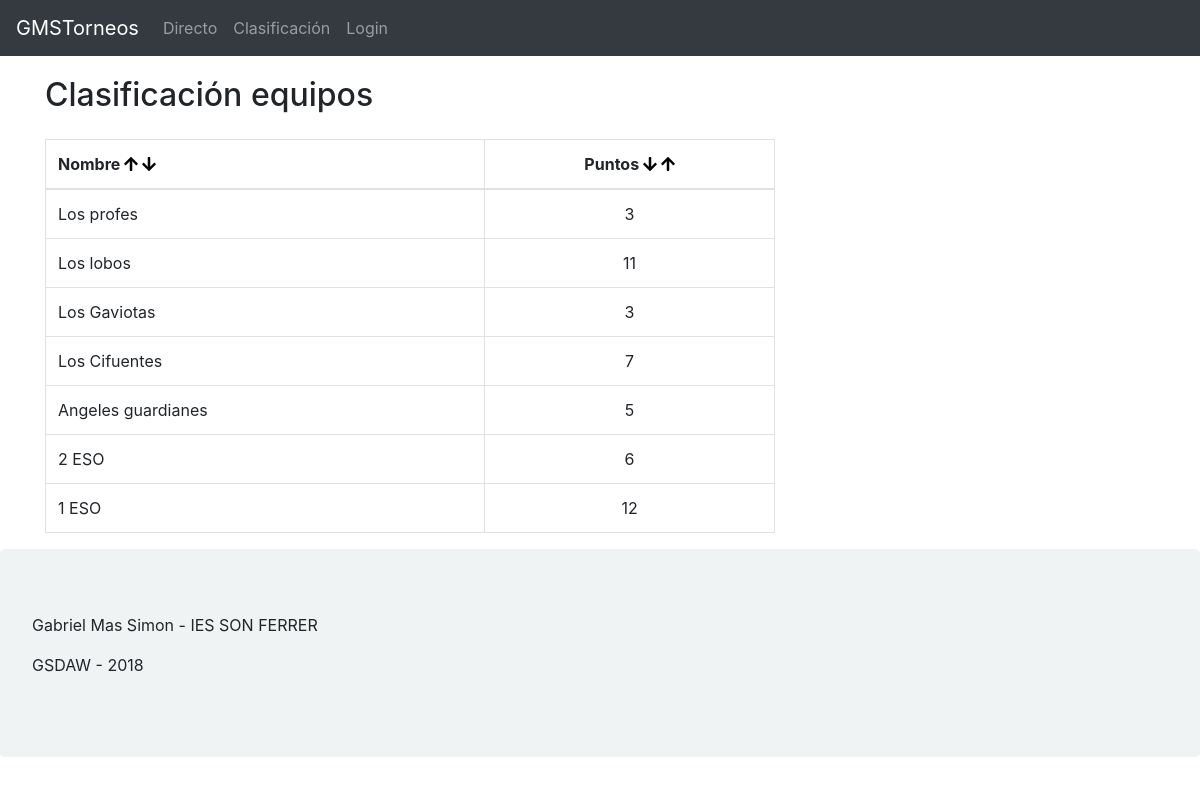
The app's page /index.php?controller=equipos&action=ordNombreDesc with its own data.
### tables this page shows
CREATE TABLE `equipos` (
  `id_equipo` int(10) NOT NULL,
  `nombre` varchar(20) NOT NULL,
  `puntos` int(10) DEFAULT '0',
  `id_partido` int(10) DEFAULT NULL
);

### controllers/equipos_controller.php (called while the page is built, shortened)
<?php
require_once("models/equipos_model.php");
class equipos_controller {
 function ordNombreDesc() {
    $equipo=new equipos_model();
    $datos=$equipo->ordNombreDesc();
    require_once("views/equipos_view.phtml");
  }
}
?>

### db/db.php (called while the page is built)
<?php
class Conectar{
    public static function conexion(){
        $conexion=new mysqli("localhost", "user", "user", "torneosgms");
        $conexion->query("SET NAMES 'utf8'");
        return $conexion;
    }
}
?>

### models/equipos_model.php (called while the page is built, shortened)
<?php
class equipos_model{
private $db;
private $equipos;
public function __construct(){
    $this->db=Conectar::conexion();
    $this->equipos=array();
}
 public function ordNombreDesc(){
    $consulta=$this->db->query("SELECT * FROM equipos ORDER BY nombre DESC;");
    while($filas=$consulta->fetch_assoc()){
        $this->equipos[]=$filas;
    }
    return $this->equipos;
}
}
?>

### views/equipos_view.phtml (the view, shortened to what this page needs)
<!DOCTYPE html>
<html lang="es">
<head>
</head>
<body>
  <?php include 'menu_view.phtml';?>
  <div class="container">
    <h2>Clasificación equipos</h2>
    <div class="row">
      <div class="col-md-8 col-12 table-responsive">
        <table class="table table-bordered">
          <thead>
            <tr>
              <th>Nombre
                <a href="index.php?controller=equipos&action=ordNombreAsc">
                  <i class="fas fa-arrow-up"></i>
                </a>
                <a href="index.php?controller=equipos&action=ordNombreDesc">
                  <i class="fas fa-arrow-down"></i>
                </a>
              </th>
              <th class="textoCentrado">Puntos
                <a href="index.php?controller=equipos&action=ordPuntosDesc">
                  <i class="fas fa-arrow-down"></i>
                </a>
                <a href="index.php?controller=equipos&action=ordPuntosAsc">
                  <i class="fas fa-arrow-up"></i>
                </a>
              </th>
            </tr>
          </thead>
          <tbody>
            <?php
                foreach ($datos as $dato) {
                  if (isset ($_SESSION['usuario'])) {
                    echo "
                    <tr>
                      <td>{$dato['nombre']}
                      </td>
                      <td class='textoCentrado'>
                      {$dato['puntos']}
                      </td>
                      <td class='textoCentrado'>
                      <a href=edicion.php?id={$dato['id_equipo']}><i class='fas fa-edit'></i></a>
                    </td>
                    <td class='textoCentrado'>
                      <a href=index.php?controller=equipos&action=delete&id={$dato['id_equipo']}><i class='fas fa-trash-alt'></i></a>
                    </td>
                  </tr>";
                  } else{
                    echo"
                    <tr>
                      <td>{$dato['nombre']}
                      </td>
                      <td class='textoCentrado'>
                      {$dato['puntos']}
                      </td>
                    </tr>
                    ";
                  }
                    }
            ?>
          </tbody>
        </table>
      </div>
      <div class="col-12 col-md-4">
      </div>
    </div>
  </div>
  <footer>
    <?php include 'footer_view.html';?> </footer>
</body>
</html>

### estilos.css (style rules this page uses)
a { text-decoration: none; color: black; }
table .textoCentrado { text-align: center; }
.textoCentrado { text-align: center; }
h2 { margin-top: 20px; margin-bottom: 25px; }
.jumbotron { background-color: #eff3f4 !important; }

### records on screen
equipos: nombre "Los profes", puntos "3"
equipos: nombre "Los lobos", puntos "11"
equipos: nombre "Los Gaviotas", puntos "3"
equipos: nombre "Los Cifuentes", puntos "7"
equipos: nombre "Angeles guardianes", puntos "5"
equipos: nombre "2 ESO", puntos "6"
equipos: nombre "1 ESO", puntos "12"
